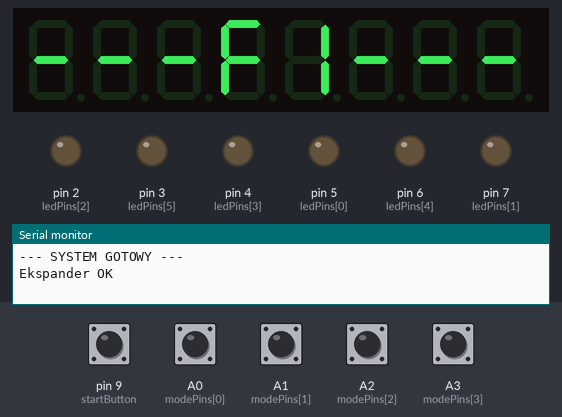
A sketch run on a simulated Arduino Uno, built with avr-gcc and run on an emulated ATmega328P. Shown: 8-digit seven-segment display, output pins drawn as LEDs (lit = HIGH), the last lines printed to the serial monitor. Inputs (shaded band) come from the test bench; at power-on: A0 (modePins[0]), A1 (modePins[1]), A2 (modePins[2]), A3 (modePins[3]), pin 9 (startButton) HIGH. Random numbers use the default seed unless the sketch sets one; pins used as bus, display or sensor lines are not drawn. At 6.6 s the program stops and its outputs stay as they are.

Above: at 2.6 s.
2.7 s: pin 9 (startButton) pulled LOW for 0.15 s
At 3.8 s:
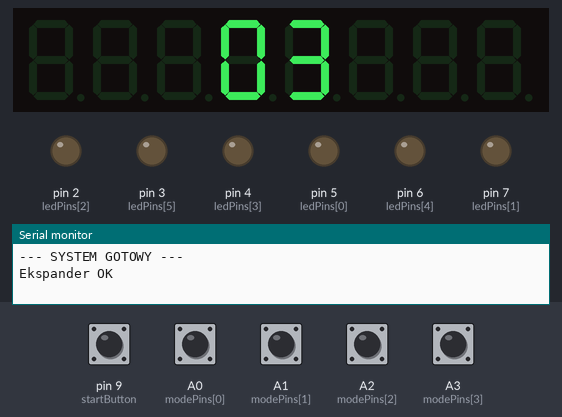
At 7.2 s:
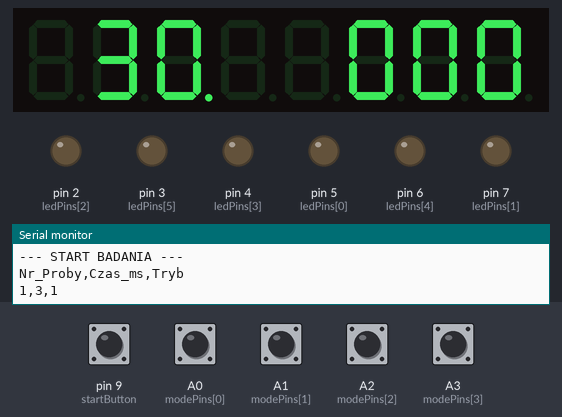
Timing chart, 0 to 8.1 s (numbered marks = the images above; inputs shaded):
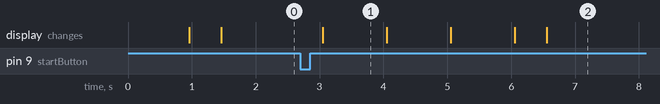

Measured:
- after the input at 2.7 s, the display: changes after 0.35 s (image 1)

The sketch:

reflex_game.ino
```cpp
#include <Wire.h>
#include "PCF8574.h"
#include <LedControl.h>

//Konfiguracja wyświetlacza i pinów obsługujących go
// DIN=8, CLK=12, CS=10
LedControl lc = LedControl(8, 12, 10, 1);

PCF8574 pcf(0x20);

// Piny diody
const int ledPins[] = {5, 7, 2, 4, 6, 3};

// Piny przycisków
const int pcfPins[] = {0, 1, 2, 3, 5, 6};

const int startButton = 9;
const int modePins[] = {A0, A1, A2, A3};

const int pedalBrightness = 40;

// Zmienne gry
bool gameRunning = false;
int selectedMode = 1; // Domyślnie F1

int score = 0;
int currentTarget = -1;

unsigned long startTime;
const unsigned long gameDuration = 31000;
const int maxAttempts = 10;

// Zmienne do pomiaru refleksu
unsigned long reactionStartTime = 0;
unsigned long totalReactionTime = 0;
int validHits = 0;

// Zmienne wyświetlacza
int lastDisplayedValue = -1;
int lastDisplayedScore = -1;

void setup() {
  pinMode(10, OUTPUT); digitalWrite(10, HIGH);
  pinMode(12, OUTPUT); digitalWrite(12, LOW);
  pinMode(8, OUTPUT);  digitalWrite(8, LOW);
  delay(500);

  Serial.begin(9600);
  Serial.println("--- SYSTEM GOTOWY ---");

  // I2C
  Wire.begin();
  Wire.setClock(100000);

  //budzenie ekranu
  for(int i = 0; i < 3; i++) {
      lc.shutdown(0, false);
      delay(50);
      lc.setIntensity(0, 8);
      delay(50);
      lc.clearDisplay(0);
      delay(50);
  }
  testDisplayOrder();

  for (int i = 0; i < 6; i++) {
    pinMode(ledPins[i], OUTPUT);
    digitalWrite(ledPins[i], LOW);
  }

  pinMode(startButton, INPUT_PULLUP);
  for(int i=0; i<4; i++) pinMode(modePins[i], INPUT_PULLUP);

  if(pcf.begin()){
    Serial.println("Ekspander OK");
  } else {
    Serial.println("BLAD Ekspandera!");
  }

  for (int i = 0; i < 6; i++) pcf.write(pcfPins[i], HIGH);

  displayModeMenu(selectedMode);
  randomSeed(analogRead(A5));
}

void loop() {
  if (!gameRunning) {
    // MENU
    if (digitalRead(modePins[0]) == LOW) { changeMode(1); }
    if (digitalRead(modePins[1]) == LOW) { changeMode(2); }
    if (digitalRead(modePins[2]) == LOW) { changeMode(3); }
    if (digitalRead(modePins[3]) == LOW) { changeMode(4); }

    if (digitalRead(startButton) == LOW) {
      startGame();
    }
  } else {

    // Obsługa przycisku STOP
    if (digitalRead(startButton) == LOW) {
       delay(50);
       endGame();
       return;
    }

    unsigned long currentTime = millis();
    unsigned long elapsedTime = currentTime - startTime;

    // logika końca gry
    bool isGameOver = false;
    int displayValue = 0;

    if (selectedMode == 1 || selectedMode == 2) {
        if (elapsedTime >= gameDuration) isGameOver = true;
        displayValue = (gameDuration - elapsedTime) / 1000;
    } else {
        if (validHits >= maxAttempts) isGameOver = true;
        displayValue = maxAttempts - validHits;
    }

    if (isGameOver) {
      endGame();
      return;
    }

    // Odświeżanie ekranu
    if (displayValue != lastDisplayedValue || score != lastDisplayedScore) {
       displayInGameStatus(displayValue, score, selectedMode);
       lastDisplayedValue = displayValue;
       lastDisplayedScore = score;
    }

    // Odczyt przycisku
    int buttonState = pcf.read(pcfPins[currentTarget]);

    if (buttonState == 0) {
      unsigned long reactionEndTime = millis();
      unsigned long singleReaction = reactionEndTime - reactionStartTime;

      validHits++;
      score++;

      // Format CSV
      Serial.print(validHits);
      Serial.print(",");
      Serial.print(singleReaction);
      Serial.print(",");
      Serial.println(selectedMode);

      totalReactionTime += singleReaction;

      turnOffLed(currentTarget);

      delay(20);
      while(pcf.read(pcfPins[currentTarget]) == 0);
      delay(20);

      bool limitOsiagniety = false;
      if (selectedMode == 3 || selectedMode == 4) {
          if (validHits >= maxAttempts) limitOsiagniety = true;
      }

      // Uruchom nową rundę jeśli limit nie został osiągnięty
      if (!limitOsiagniety) {
          newRound();
      }
    }
  }
}

// Funkcje pomocnicze
void changeMode(int mode) {
  selectedMode = mode;
  displayModeMenu(mode);
  delay(200);
}

//Odliczanie przed rozpoczęciem gry
void startCountdown() {
  lc.clearDisplay(0);

  // Wyświetl 03
  lc.setDigit(0, 4, 0, false); // Lewa cyfra (0) na pozycji 4
  lc.setDigit(0, 3, 3, false); // Prawa cyfra (3) na pozycji 3
  delay(1000);

  // Wyświetl 02
  lc.setDigit(0, 4, 0, false);
  lc.setDigit(0, 3, 2, false);
  delay(1000);

  // Wyświetl 01
  lc.setDigit(0, 4, 0, false);
  lc.setDigit(0, 3, 1, false);
  delay(1000);

  lc.clearDisplay(0);
  delay(500); // Pauza przed startem
}

void startGame() {
  while(digitalRead(startButton) == LOW) {
    delay(10);
  }
  delay(200);

  // Odliczanie
  startCountdown();

  score = 0;
  totalReactionTime = 0;
  validHits = 0;
  lastDisplayedValue = -1;
  lastDisplayedScore = -1;

  gameRunning = true;
  startTime = millis();

  Serial.println("\n--- START BADANIA ---");
  Serial.println("Nr_Proby,Czas_ms,Tryb");

  lc.clearDisplay(0);
  newRound();
}

void newRound() {
  if (!gameRunning) return;

  int newTarget;
  int maxRange;

  if (selectedMode == 1 || selectedMode == 3) maxRange = 6;
  else maxRange = 4;

  if (selectedMode == 3 || selectedMode == 4) {
    unsigned long waitTime = random(200, 1500);
    unsigned long waitStart = millis();

    while (millis() - waitStart < waitTime) {
      if (digitalRead(startButton) == LOW) {
        delay(50);
        endGame();
        return;
      }
    }

  if (!gameRunning) return;
  }
  do {
    newTarget = random(0, maxRange);
  } while (newTarget == currentTarget && score > 0);

  currentTarget = newTarget;

  turnOnLed(currentTarget);
  reactionStartTime = millis();
}

void endGame() {
  gameRunning = false;
  for (int i = 0; i < 6; i++) digitalWrite(ledPins[i], LOW);

  int avg = (validHits > 0) ? (totalReactionTime / validHits) : 0;
  if(avg > 999) avg = 999;

  Serial.println("--- KONIEC ---");
  Serial.print("Srednia: "); Serial.println(avg);

  lc.clearDisplay(0);

  lc.setChar(0, 7, 't', false);

  lc.setDigit(0, 6, (avg / 100) % 10, false);
  lc.setDigit(0, 5, (avg / 10) % 10, false);
  lc.setDigit(0, 4, avg % 10, false);

  lc.setDigit(0, 2, (score / 100) % 10, false);
  lc.setDigit(0, 1, (score / 10) % 10, false);
  lc.setDigit(0, 0, score % 10, false);

  delay(500);

  while(true) {
    if (digitalRead(modePins[0]) == LOW) { selectedMode = 1; break; }
    if (digitalRead(modePins[1]) == LOW) { selectedMode = 2; break; }
    if (digitalRead(modePins[2]) == LOW) { selectedMode = 3; break; }
    if (digitalRead(modePins[3]) == LOW) { selectedMode = 4; break; }

    if (digitalRead(startButton) == LOW) { break; }

    delay(50);
  }

  displayModeMenu(selectedMode);
  delay(500);
}

void turnOnLed(int index) {
  int pin = ledPins[index];
  if (index == 4 || index == 5) analogWrite(pin, pedalBrightness);
  else digitalWrite(pin, HIGH);
}

void turnOffLed(int index) {
  digitalWrite(ledPins[index], LOW);
}

void displayInGameStatus(int leftValue, int points, int mode) {
  if (mode == 3 || mode == 4) {
      lc.setChar(0, 7, 'P', false);
      lc.setChar(0, 6, ' ', false);

      // Cyfry przesunięte w prawo
      lc.setDigit(0, 5, (leftValue / 10) % 10, false);
      lc.setDigit(0, 4, leftValue % 10, false);

      lc.setChar(0, 3, ' ', false);
  } else {
      // Dla F1/F2 (Czas)
      lc.setChar(0, 7, ' ', false);
      lc.setDigit(0, 6, (leftValue / 10) % 10, false);
      bool showDot = (mode == 1 || mode == 2);
      lc.setDigit(0, 5, leftValue % 10, showDot);

      lc.setChar(0, 4, ' ', false);
      lc.setChar(0, 3, ' ', false);
  }

  // Prawa strona (Wynik)
  lc.setDigit(0, 2, (points / 100) % 10, false);
  lc.setDigit(0, 1, (points / 10) % 10, false);
  lc.setDigit(0, 0, points % 10, false);
}

void displayModeMenu(int mode) {
  lc.clearDisplay(0);

  lc.setChar(0, 7, '-', false);
  lc.setChar(0, 6, '-', false);
  lc.setChar(0, 5, '-', false);

  lc.setChar(0, 4, 'F', false);
  lc.setDigit(0, 3, mode, false);

  lc.setChar(0, 2, '-', false);
  lc.setChar(0, 1, '-', false);
  lc.setChar(0, 0, '-', false);
}

void testDisplayOrder() {
  for(int i=0; i<8; i++) lc.setDigit(0, i, 8, false);
  delay(500);
  lc.clearDisplay(0);
}
```
